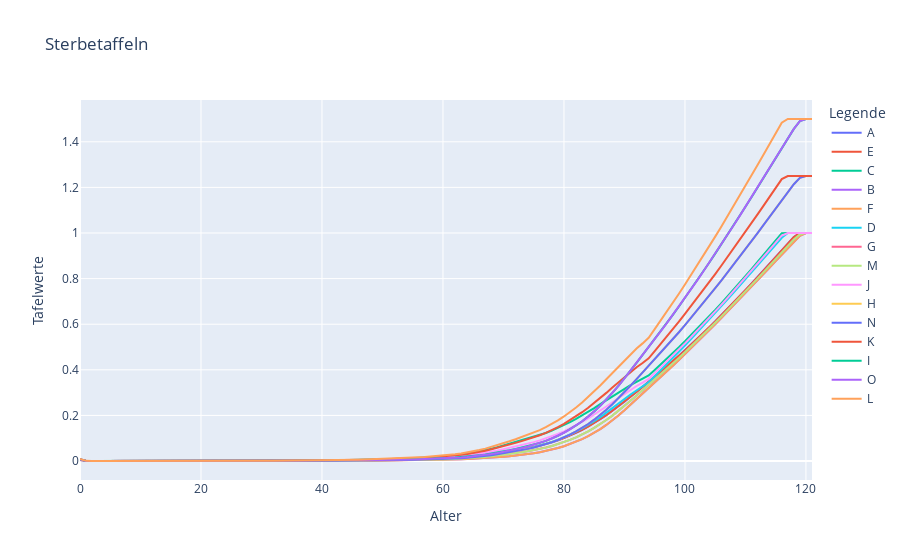

Notebook code for this chart:
### Code cell
fig = make_subplots(rows = 1, cols = 1)
columns = df_tafel.columns
for i in range(len(df_tafel.columns)):
    trace = go.Scatter(x = df_tafel.index, y = df_tafel[columns[i]], mode = "lines", name = columns[i])
    fig.add_trace(trace)
fig.update_layout(title = "Sterbetaffeln", xaxis_title = "Alter", yaxis_title = "Tafelwerte", legend_title = "Legende")
fig.show()
